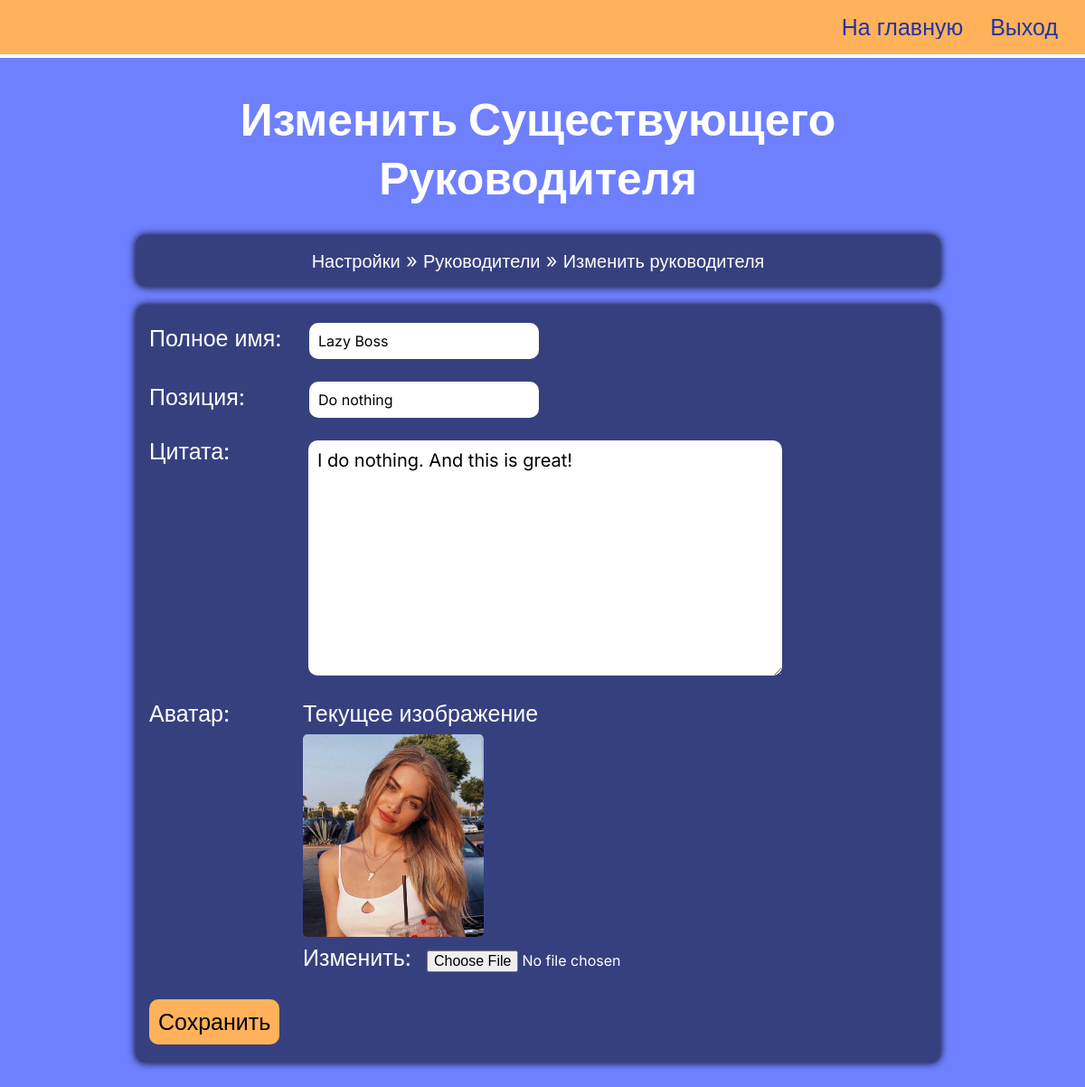
Before: /customization/change-boss/update-boss/3/ (signed in) with the older database file.
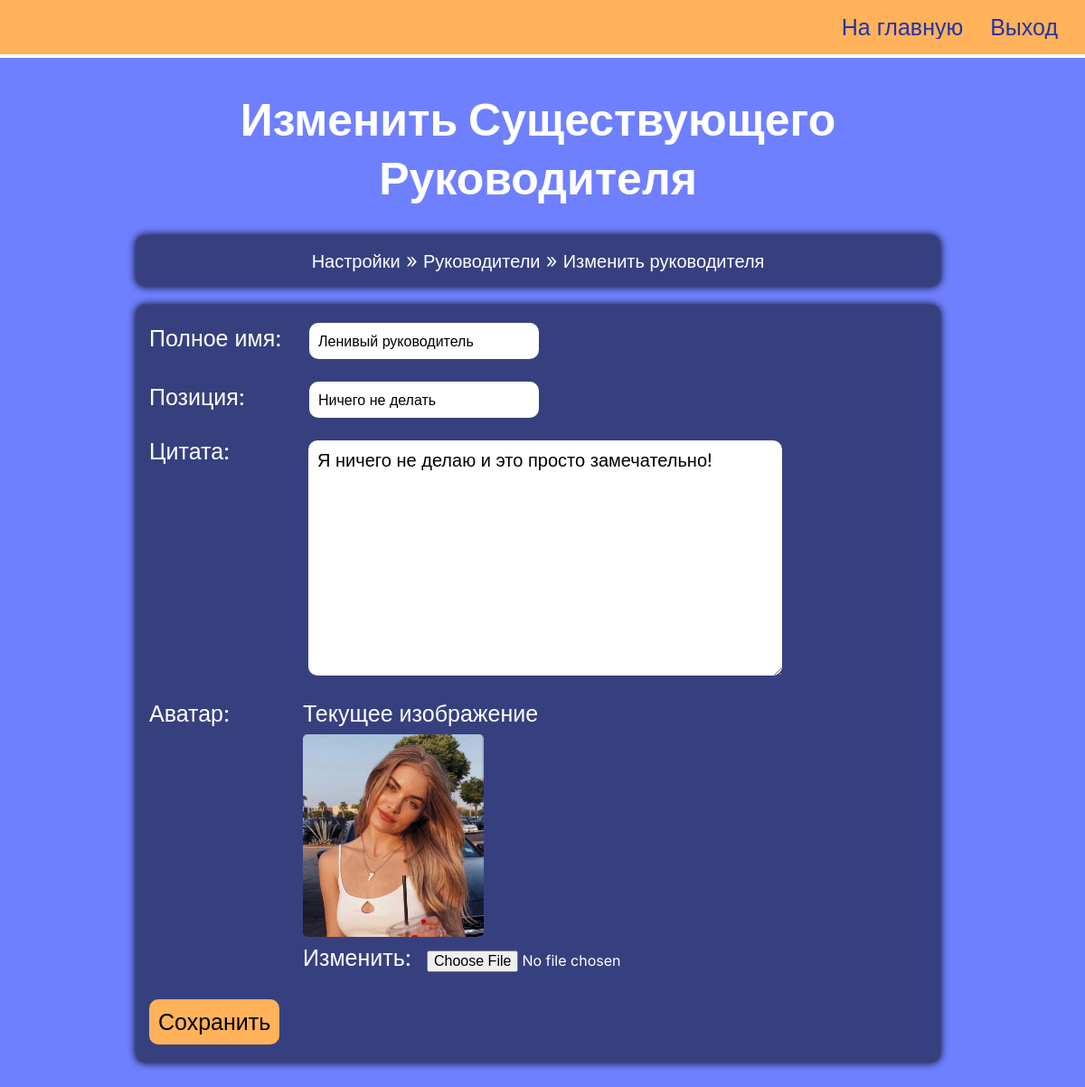
After: the same page with the newer database file.
### simetra_app/models.py (models this page shows, shortened)
class Boss(models.Model):
    class Meta:
        verbose_name_plural = 'Bosses'
    def get_upload_path(self, filename):
        return Path('main_page/bosses', get_uuid4_filename(filename))
    name = models.CharField(max_length=100)
    position = models.CharField(max_length=200)
    quote = models.TextField()
    image = models.ImageField(
        default='main_page/bosses/default-avatar.jpg',
        upload_to=get_upload_path,
    )

### simetra_app/views.py (the view)
@login_required(login_url='simetra_app:staff-login')
def update_boss(request, boss_id):
    boss = get_object_or_404(Boss, pk=boss_id)
    boss_form = BossForm(instance=boss)
    context = {
        'boss_form': boss_form,
        'title': 'Изменить Существующего Руководителя',
        'boss_image_path': boss.image.url,
    }
    context = update_context_for_customization_pages_navbar(request, context)
    if request.method == 'POST':
        boss_form = BossForm(request.POST, request.FILES, instance=boss)
        if boss_form.is_valid():
            boss_form.save()
            return HttpResponseRedirect('')
    return render(request, 'simetra_app/create-or-update-boss.html', context)

### simetra_app/forms.py
class BossForm(forms.ModelForm):
    class Meta:
        model = Boss
        fields = '__all__'

### simetra_app/views.py (called while the page is built)
def update_context_for_customization_pages_navbar(request, context):
    def is_it_update_page(url_ancestors_name_list):
        return url_ancestors_name_list[-2][:7] == 'update-'
    url_ancestors_name_list = request.path.split('/')[1:-1]
    if is_it_update_page(url_ancestors_name_list):
        context['update_model'] = url_ancestors_name_list[-2]
        context['model_id'] = url_ancestors_name_list[-1]
        context['is_this_update_page'] = True
        del(url_ancestors_name_list[-2])
        del(url_ancestors_name_list[-1])
    context['url_ancestors_name_list'] = url_ancestors_name_list
    return context

### simetra_app/templates/simetra_app/create-or-update-boss.html (shortened to what this page needs)
{% load static %}
<!DOCTYPE html>
<html lang="ru">
<head>
  <link rel="stylesheet" href="{% static 'simetra_app/customization_page/create-or-update-boss/styles/style.css' %}" />
  <link rel="stylesheet" href="{% static 'simetra_app/customization_page/common-static/styles/style.css' %}" />
</head>
<body>
  <div class="wrapper">
    <header class="header">
      <div class="header__container">
        <nav class="header__menu menu">
          <ul class="menu__list">
            <li class="menu__item">
              <a href="{% url 'simetra_app:customization' %}" class="menu__link _link">На главную</a>
            </li>
            <li class="menu__item">
              <a href="{% url 'simetra_app:staff-logout' %}" class="menu__link _link">Выход</a>
            </li>
          </ul>
        </nav>
      </div>
    </header>
    <main class="page">
      <section class="page__home home">
        <div class="home__container _center-block">
          <h1 class="home__title _center-text">{{ title }}</h1>
          <div class="home__navbar _center-text">
            {% include 'simetra_app/customization-navbar.html' %}
          </div>
          <div class="home__block">
            <form method="POST" enctype="multipart/form-data">
              <p class="home__input-block">
                <span class="home__descr">Полное имя:</span>
                {{ boss_form.name }}
              </p>
              <p class="home__input-block">
                <span class="home__descr">Позиция:</span>
                {{ boss_form.position }}
              </p>
              <p class="home__input-block home__quote-block">
                <span class="home__quote">Цитата:</span>
                {{ boss_form.quote }}
              </p>
              <div class="home__input-block">
                <div class="home__descr-image-form-field">Аватар:</div>
                <div class="home__image-form-field">
                  <span class="home__image-discription">Текущее изображение</span>
                  <p><img src="{{ boss_image_path }}" alt="Аватар" class="home__avatar_img"></p>
                  <span name="image-field">{{ boss_form.image }}</span>
                </div>
              </div>
              <input class="home__submit" type="submit" value="Сохранить" />
            </form>
          </div>
        </div>
      </section>
    </main>
  </div>
</body>
</html>

Changed rows visible on the page:
changed Boss: name "Lazy Boss" → "Ленивый руководитель"; position "Do nothing" → "Ничего не делать"; quote "I do nothing. And this is great!" → "Я ничего не делаю и это просто замечательно!"
